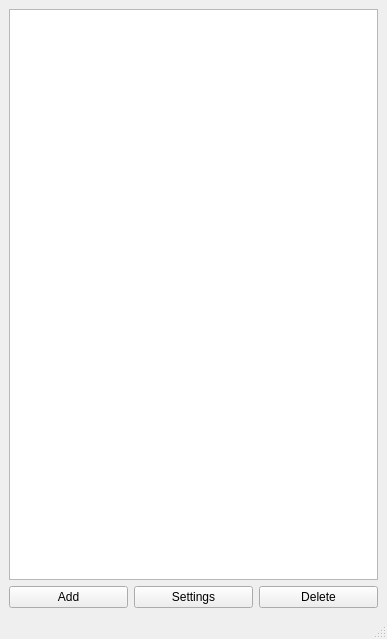
<?xml version="1.0" encoding="UTF-8"?>
<ui version="4.0">
 <class>MainWindow</class>
 <widget class="QMainWindow" name="MainWindow">
  <property name="geometry">
   <rect>
    <x>0</x>
    <y>0</y>
    <width>387</width>
    <height>639</height>
   </rect>
  </property>
  <property name="windowTitle">
   <string>MainWindow</string>
  </property>
  <widget class="QWidget" name="centralwidget">
   <layout class="QVBoxLayout" name="verticalLayout">
    <item>
     <widget class="QListWidget" name="DeviceList"/>
    </item>
    <item>
     <layout class="QHBoxLayout" name="horizontalLayout">
      <item>
       <widget class="QPushButton" name="NewConnection">
        <property name="text">
         <string>Add</string>
        </property>
       </widget>
      </item>
      <item>
       <widget class="QPushButton" name="OpenSettings">
        <property name="text">
         <string>Settings</string>
        </property>
       </widget>
      </item>
      <item>
       <widget class="QPushButton" name="DeleteConnection">
        <property name="text">
         <string>Delete</string>
        </property>
       </widget>
      </item>
     </layout>
    </item>
   </layout>
  </widget>
  <widget class="QMenuBar" name="menubar">
   <property name="geometry">
    <rect>
     <x>0</x>
     <y>0</y>
     <width>387</width>
     <height>22</height>
    </rect>
   </property>
  </widget>
  <widget class="QStatusBar" name="statusbar"/>
 </widget>
 <resources/>
 <connections/>
</ui>
